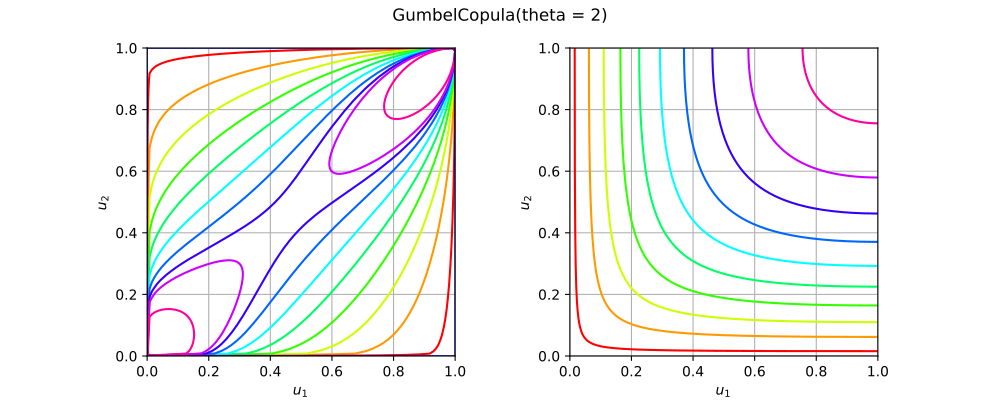

The Python source for this figure:
import openturns as ot
from matplotlib import pyplot as plt
from openturns.viewer import View
if ot.GumbelCopula().__class__.__name__ == 'EmpiricalBernsteinCopula':
    sample = ot.Dirichlet([1.0, 2.0, 3.0]).getSample(100)
    copula = ot.EmpiricalBernsteinCopula(sample, 4)
elif ot.GumbelCopula().__class__.__name__ == 'ExtremeValueCopula':
    copula = ot.ExtremeValueCopula(ot.SymbolicFunction("t", "t^3/2-t/2+1"))
elif ot.GumbelCopula().__class__.__name__ == 'MaximumEntropyOrderStatisticsCopula':
    marginals = [ot.Beta(1.5, 3.2, 0.0, 1.0),  ot.Beta(2.0, 4.3, 0.5, 1.2)]
    copula = ot.MaximumEntropyOrderStatisticsCopula(marginals)
elif ot.GumbelCopula().__class__.__name__ == 'NormalCopula':
    R = ot.CorrelationMatrix(2)
    R[1, 0] = 0.8
    copula = ot.NormalCopula(R)
elif ot.GumbelCopula().__class__.__name__ == 'SklarCopula':
    student = ot.Student(3.0, [1.0]*2, [3.0]*2, ot.CorrelationMatrix(2))
    copula =  ot.SklarCopula(student)
else:
    copula = ot.GumbelCopula()
if copula.getDimension() == 1:
    copula = ot.GumbelCopula(2)
copula.setDescription(['$u_1$', '$u_2$'])
pdf_graph = copula.drawPDF()
cdf_graph = copula.drawCDF()
fig = plt.figure(figsize=(10, 4))
pdf_axis = fig.add_subplot(121)
cdf_axis = fig.add_subplot(122)
View(pdf_graph, figure=fig, axes=[pdf_axis], add_legend=False, square_axes=True)
View(cdf_graph, figure=fig, axes=[cdf_axis], add_legend=False, square_axes=True)
title = str(copula)[:100].split('\n')[0]
fig.suptitle(title)
